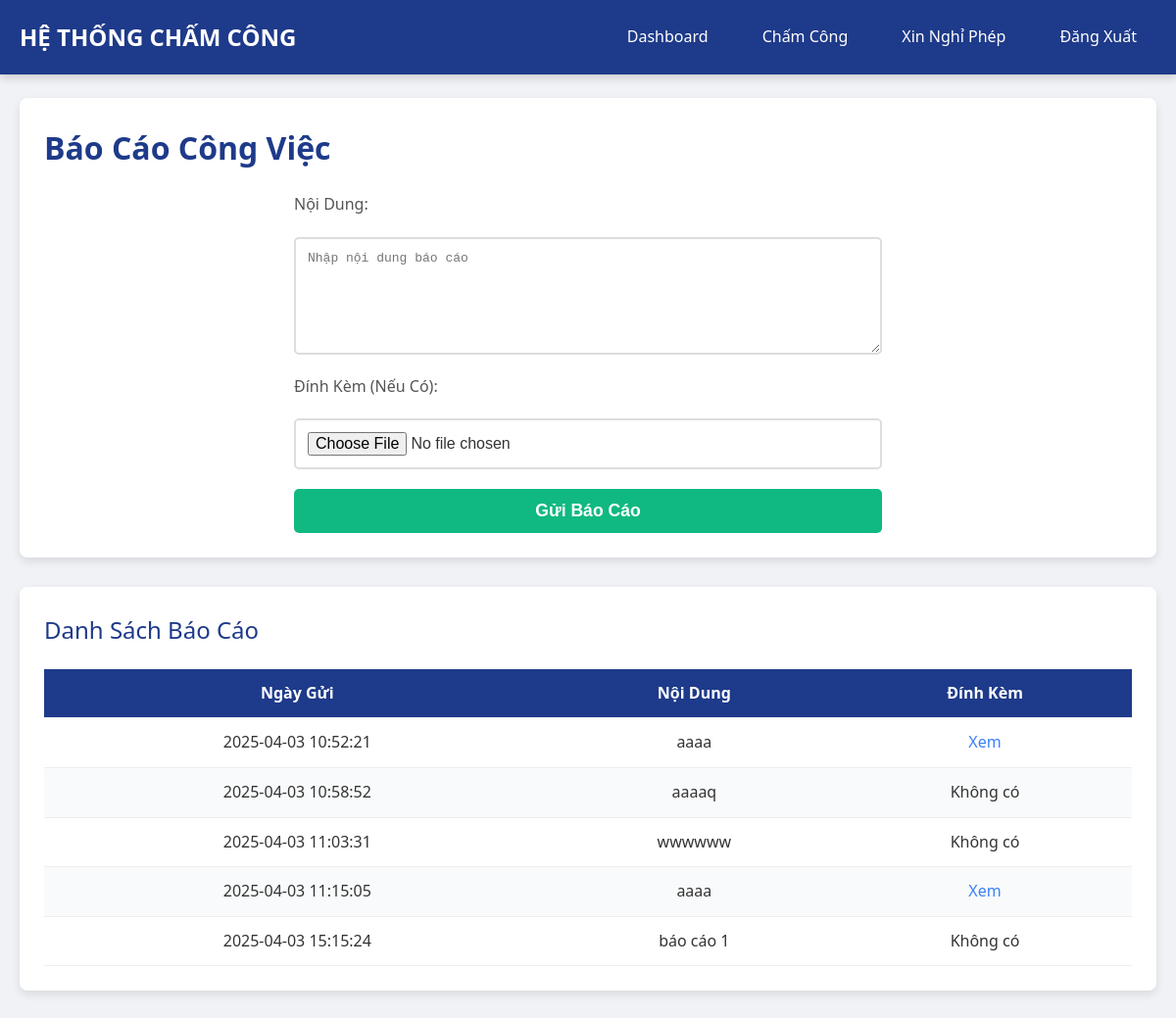
/work_report (signed in), run on the app's committed database.
### tables this page shows
CREATE TABLE work_reports (
        id INTEGER PRIMARY KEY AUTOINCREMENT,
        user_id INTEGER,
        report_date TEXT,
        content TEXT,
        attachment_path TEXT,
        FOREIGN KEY (user_id) REFERENCES users(id)
    );

### app.py (the view, shortened to what this page needs)
@app.route('/work_report', methods=['GET', 'POST'])
@login_required
def work_report():
    conn = sqlite3.connect('database.db')
    c = conn.cursor()
    c.execute("SELECT report_date, content, attachment_path FROM work_reports WHERE user_id = ?", (current_user.id,))
    reports = c.fetchall()
    conn.close()
    return render_template('work_report.html', reports=reports)

### app.py (called while the page is built)
@login_manager.user_loader
def load_user(user_id):
    conn = sqlite3.connect('database.db')
    c = conn.cursor()
    c.execute("SELECT * FROM users WHERE id = ?", (user_id,))
    user = c.fetchone()
    conn.close()
    if user:
        return User(user[0])
    return None

### templates/work_report.html (shortened to what this page needs)
<!DOCTYPE html>
<html lang="vi">
<head>
    <link rel="stylesheet" href="{{ url_for('static', filename='css/style.css') }}">
</head>
<body>
    <header>
        <div class="nav-container">
            <div class="nav-brand">
                <a href="{{ url_for('employee_dashboard') }}">HỆ THỐNG CHẤM CÔNG</a>
            </div>
            <div class="nav-links">
                <a href="{{ url_for('employee_dashboard') }}">Dashboard</a>
                <a href="{{ url_for('checkin') }}">Chấm Công</a>
                <a href="{{ url_for('leave_request') }}">Xin Nghỉ Phép</a>
                <a href="{{ url_for('logout') }}">Đăng Xuất</a>
            </div>
        </div>
    </header>
    <main>
        <div class="section">
            <h1>Báo Cáo Công Việc</h1>
            <form method="POST" class="form" enctype="multipart/form-data">
                <label>Nội Dung:</label>
                <textarea name="content" placeholder="Nhập nội dung báo cáo" required></textarea>
                <label>Đính Kèm (Nếu Có):</label>
                <input type="file" name="attachment">
                <button type="submit">Gửi Báo Cáo</button>
            </form>
        </div>
        <div class="section">
            <h2>Danh Sách Báo Cáo</h2>
            <table>
                <thead>
                    <tr>
                        <th>Ngày Gửi</th>
                        <th>Nội Dung</th>
                        <th>Đính Kèm</th>
                    </tr>
                </thead>
                <tbody>
                    {% for report in reports %}
                    <tr>
                        <td>{{ report[0] }}</td>
                        <td>{{ report[1] }}</td>
                        <td>{% if report[2] %}<a href="{{ url_for('static', filename=report[2][7:]) }}" target="_blank" class="attachment">Xem</a>{% else %}Không có{% endif %}</td>
                    </tr>
                    {% endfor %}
                </tbody>
            </table>
        </div>
    </main>
</body>
</html>

### static/css/style.css (style rules this page uses)
* { margin: 0; padding: 0; box-sizing: border-box; }
body { font-family: 'Segoe UI', Arial, sans-serif; background-color: #f0f2f5; color: #333; line-height: 1.6; }
header { position: fixed; top: 0; left: 0; width: 100%; background-color: #1e3a8a; padding: 15px 0; box-shadow: 0 2px 10px rgba(0, 0, 0, 0.2); z-index: 1000; }
.nav-container { max-width: 1400px; margin: 0 auto; display: flex; justify-content: space-between; align-items: center; padding: 0 20px; }
.nav-brand a { color: #fff; font-size: 1.5em; font-weight: 700; text-decoration: none; }
.nav-links { display: flex; gap: 15px; }
.nav-links a { color: #fff; text-decoration: none; padding: 10px 20px; font-weight: 500; border-radius: 5px; transition: background-color 0.3s, transform 0.2s; }
main { max-width: 1400px; margin: 80px auto 40px auto; padding: 20px; }
.section { background-color: #fff; padding: 25px; border-radius: 8px; box-shadow: 0 4px 10px rgba(0, 0, 0, 0.1); margin-bottom: 30px; }
h1 { color: #1e3a8a; font-size: 2em; margin-bottom: 20px; font-weight: 600; }
h2 { color: #1e3a8a; font-size: 1.5em; margin-bottom: 15px; font-weight: 500; }
.form { display: flex; flex-direction: column; gap: 20px; max-width: 600px; margin: 0 auto; }
.form label { font-weight: 500; color: #555; }
.form input, .form select, .form textarea { padding: 12px; border: 2px solid #ddd; border-radius: 5px; font-size: 1em; width: 100%; transition: border-color 0.3s, box-shadow 0.3s; }
.form textarea { height: 120px; resize: vertical; }
.form button { padding: 12px 20px; background-color: #10b981; color: #fff; border: none; border-radius: 5px; font-size: 1.1em; font-weight: 600; cursor: pointer; transition: all 0.3s ease; }
table { width: 100%; border-collapse: collapse; margin-top: 20px; }
th, td { padding: 12px; text-align: center; border-bottom: 1px solid #eee; }
th { background-color: #1e3a8a; color: #fff; font-weight: 600; }
tr:nth-child(even) { background-color: #f9fafb; }
.attachment { color: #3b82f6; text-decoration: none; }

### data on the page
work_reports: report_date "2025-04-03 10:52:21", content "aaaa"
work_reports: report_date "2025-04-03 10:58:52", content "aaaaq", attachment_path "Không có"
work_reports: report_date "2025-04-03 11:03:31", content "wwwwww", attachment_path "Không có"
work_reports: report_date "2025-04-03 11:15:05", content "aaaa"
work_reports: report_date "2025-04-03 15:15:24", content "báo cáo 1", attachment_path "Không có"
